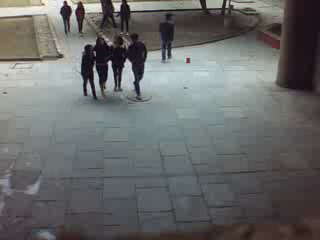
//> input picture frame 243 of aban3.mp4, 320 x 240 px
$ ./myGMM_2   (built with g++ and OpenCV 4)
//> lines starting //> are read from the running program, lines starting //| are printed output that depends on the picture; after the words box and inside, x2 and y2 are one past the last pixel; in counts of white or black regions, pixels touching at a corner belong together
#include<opencv2/core/core.hpp>
#include<opencv2/highgui/highgui.hpp>
#include<opencv2/imgproc/imgproc.hpp>
#include<iostream>
#include<ctime>
#include<queue>

using namespace cv;
using namespace std;

void myGMM(Mat src,Mat bgsub,int npixel);
int main()
{
	Mat img,diff,back,aban(200,200,CV_8UC1,Scalar(0)),sub;
	VideoCapture cap("aban3.mp4");
	//VideoWriter outp;//to save a video
	//outp.open("aboutput.wmv",CV_FOURCC('M','P','4','2'),10,Size(160,160),false);//20 is fps

	int i=0,j=0;

	int count=0;//to count number of frames
	int npixel=100;//change this value to increase number of averaged pixels
	queue<int>colq;
	int col2[160][160];
	int sum2[160][160]={0};
	float avgq2[160][160]={0};
	queue<int>colq2[160][160];
	int flag=0;
	clock_t clk=clock()/CLOCKS_PER_SEC;//hold time in seconds b/w excecution and this statement
	for(;;)
	{
		cap>>img;
//> img is the input picture: 240 rows x 320 cols, CV_8UC3; mean B, G, R 104.7, 105.4, 103.9
        imshow("pure input",img);

        Rect r(0,65,img.cols,img.rows-65);
//> r = Rect(0, 65, 320, 175)
        img=img(r);
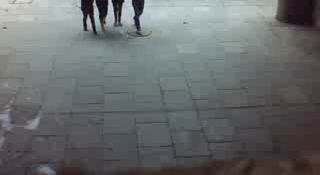
//> img: 175 rows x 320 cols, CV_8UC3; mean B, G, R 108.4, 107.6, 104.2
		resize(img,img,Size(160,160));
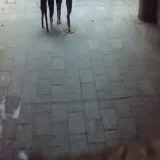
//> img: 160 rows x 160 cols, CV_8UC3; mean B, G, R 108.3, 107.5, 104.1


		count++;
		cvtColor(img,img,cv::COLOR_BGR2GRAY);
//> img: 160 rows x 160 cols, CV_8UC1
		//outp.write(img);
		diff=img.clone();
		absdiff(img,img,diff);
//> diff: 160 rows x 160 cols, CV_8UC1; every value is 0
		back=img.clone();
		absdiff(back,back,back);

		//Implementation on whole image___________________________________________________________
		for(i=0;i<160;i++)
			{
				for(j=0;j<160;j++)
					{
						col2[i][j]=img.at<uchar>(Point(i,j));//save latest value
						colq2[i][j].push(col2[i][j]);//push latest value
						if(count<npixel)
							{
								sum2[i][j]=sum2[i][j]+col2[i][j];
								avgq2[i][j]=0;	//avg zero till queue is full
							}
						if(count>=npixel)//Background acquisition complete
							{
								colq2[i][j].pop();//take latest pixel
								sum2[i][j]=sum2[i][j]+col2[i][j]-colq2[i][j].front();//take sum of latest 150 pixels
								avgq2[i][j]=sum2[i][j]/npixel;

							}
							back.at<uchar>(Point(i,j))=avgq2[i][j];//get averaged background
							if(col2[i][j]-avgq2[i][j]>10 || col2[i][j]-avgq2[i][j]<(-10))
							{
								diff.at<uchar>(Point(i,j))=col2[i][j];// BG modelling step

							}

					}
			}

		if(count<npixel)
			{

				putText(back,"Please wait...",Point(10,30),FONT_HERSHEY_SIMPLEX,0.5,Scalar(255),1);
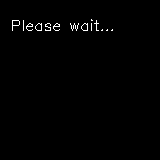
//> back: 160 rows x 160 cols, CV_8UC1; 0.82% white in thin lines or dots, all inside (x1, y1, x2, y2) = (12, 19, 113, 31)
				putText(back,"Acquiring Background",Point(10,50),FONT_HERSHEY_SIMPLEX,0.4,Scalar(255),1);
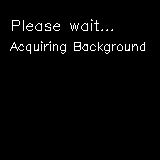
//> back: 160 rows x 160 cols, CV_8UC1; 2.1% white in thin lines or dots, all inside (x1, y1, x2, y2) = (10, 19, 145, 54)
			}
		//Background Subtraction ends here__________________________________________________

		int interval;
		//createTrackbar("Interval","Abandoned Objects",&interval,600);//max interval of 10 minutes
		if(flag==0)//initial block in verilog, with delay
			{
				 absdiff(back,back,aban);//initialize aban once only
				 interval=300; //to initialize trackbar position once at 60 seconds
				 flag=10 ;
			 }

		if(flag==10 && count>=npixel )//this loop runs once
			 {
				 aban=back.clone();//extra loop run to ensure stable initial background
				 flag =20;
			 }
		//cout<<"interval = "<<clock()/CLOCKS_PER_SEC-clk<<"\n";
		 if(clock()/CLOCKS_PER_SEC-clk>=interval )//interval can vary from 0 to 10 minutes; infinite loop
		{
			cout<<"New Interval \n";
			aban=back.clone();//not aban=back as they'll become pointers pointing to same address
			clk=clock()/CLOCKS_PER_SEC;
	    }
		 absdiff(back,aban,sub);
		//outp.write(sub);//to write on saved video


		resize(diff,diff,Size(400,400));
//> diff: 400 rows x 400 cols, CV_8UC1
		resize(back,back,Size(400,400));
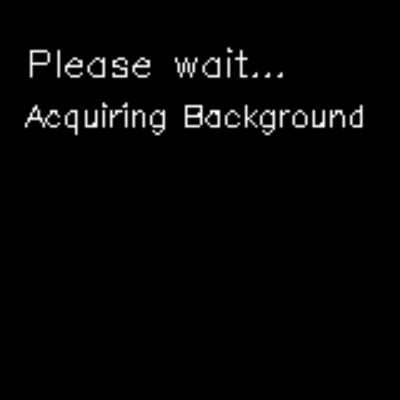
//> back: 400 rows x 400 cols, CV_8UC1; min 0, max 255, mean 5.4
		resize(img,img,Size(400,400));
		resize(sub,sub,Size(400,400));
		moveWindow("img",0,0);
		moveWindow("back",400,0);
       		moveWindow("pure input",10,500);
		moveWindow("Abandoned Objects",800,0);
		imshow("img",img);
		imshow("back",back);
		imshow("Abandoned Objects",sub);
		char c=waitKey(10);
//> the Esc key is pressed
		if(c=='b')
		{break;}//break when 'b' is pressed

	}


	return 0;
}

$ run again, starting later in the video
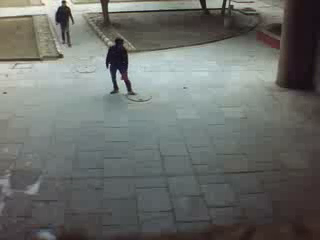
//> input picture frame 1094 of aban3.mp4, 320 x 240 px
//> img is the input picture: 240 rows x 320 cols, CV_8UC3; mean B, G, R 105.6, 109.1, 106.1
//> `img=img(r);`:
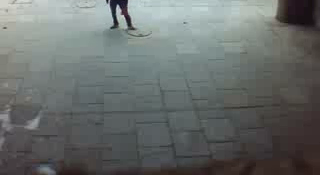
//> img: 175 rows x 320 cols, CV_8UC3; mean B, G, R 106.9, 108.7, 104.2
//> `resize(img,img,Size(160,160));`:
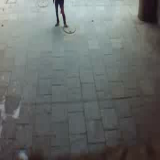
//> img: 160 rows x 160 cols, CV_8UC3; mean B, G, R 106.8, 108.6, 104.1

$ run again, starting later in the video
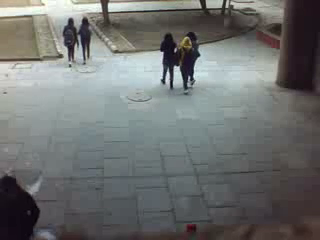
//> input picture frame 1945 of aban3.mp4, 320 x 240 px
//> img is the input picture: 240 rows x 320 cols, CV_8UC3; mean B, G, R 111.9, 112.9, 110.5
//> `img=img(r);`:
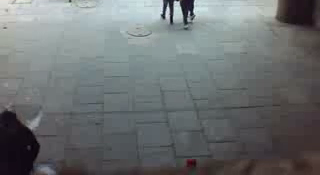
//> img: 175 rows x 320 cols, CV_8UC3; mean B, G, R 112.9, 112, 107.9
//> `resize(img,img,Size(160,160));`:
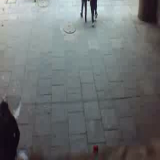
//> img: 160 rows x 160 cols, CV_8UC3; mean B, G, R 112.8, 111.9, 107.8
